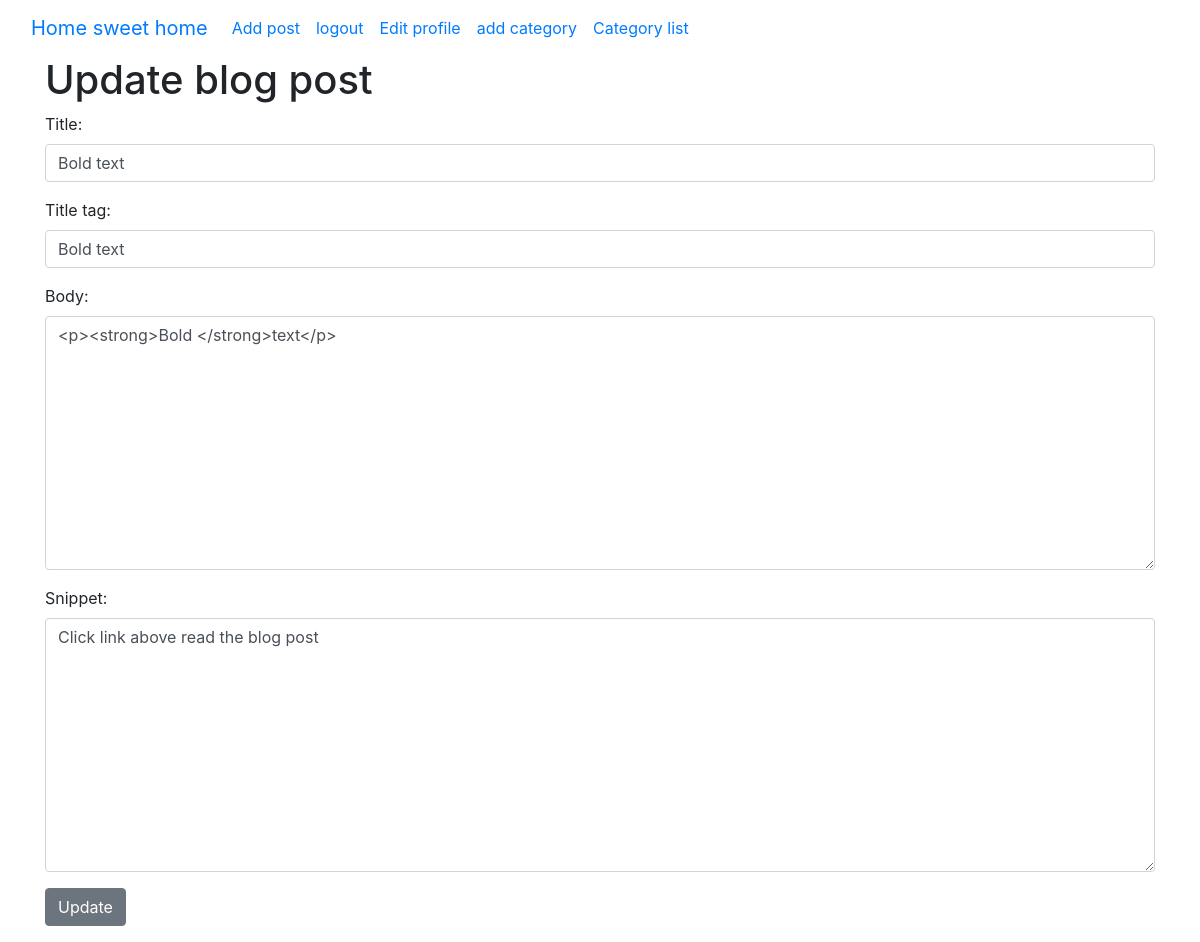
The app's page /article/edit/26 (signed in) with its own data.
### theblog/models.py (models this page shows, shortened)
class Post(models.Model):
    title = models.CharField(max_length=255)
    title_tag = models.CharField(max_length=255)
    author = models.ForeignKey(User, on_delete=models.CASCADE)
    body = RichTextField(blank=True, null=True)
    post_date = models.DateField(auto_now_add=True)
    category = models.CharField(max_length=255, default='coding')
    snippet = models.CharField(max_length=255)
    likes = models.ManyToManyField(User, related_name='blog_post')

### theblog/views.py (the view)
# urls.py: path('article/edit/<int:pk>', UpdatePostView.as_view(), name='update_post'),
class UpdatePostView(UpdateView):
    model = Post
    form_class = EditForm
    template_name = 'update_post.html'

### theblog/forms.py
class EditForm(forms.ModelForm):
    class Meta:
        model = Post
        fields = ('title', 'title_tag', 'body', 'snippet')
        widgets = {
            'title': forms.TextInput(attrs={'class': 'form-control', 'placeholder': 'this is title placeholder stuff'}),
            'title_tag': forms.TextInput(attrs={'class': 'form-control'}),
            'body': forms.Textarea(attrs={'class': 'form-control'}),
            'snippet': forms.Textarea(attrs={'class': 'form-control'}),
        }

### theblog/templates/update_post.html (shortened to what this page needs)
{% extends 'base.html' %}
{% block content %}
    <h1>Update blog post</h1>
    {% if user.is_authenticated %}
    {% if user.id == post.author.id %}
    <div class="form-group">
        <form method="POST">
            {{ form.as_p }}
            <button class="btn btn-secondary">Update</button>
        </form>
    </div>
    {% else %}
    you are not allow here
    {% endif %}
    {% else %}
    you need to login
    {% endif %}
{% endblock %}

### records on screen
Post: title "Bold text", title_tag "Bold text", body "<p><strong>Bold </strong>text</p>", snippet "Click link above read the blog post"
